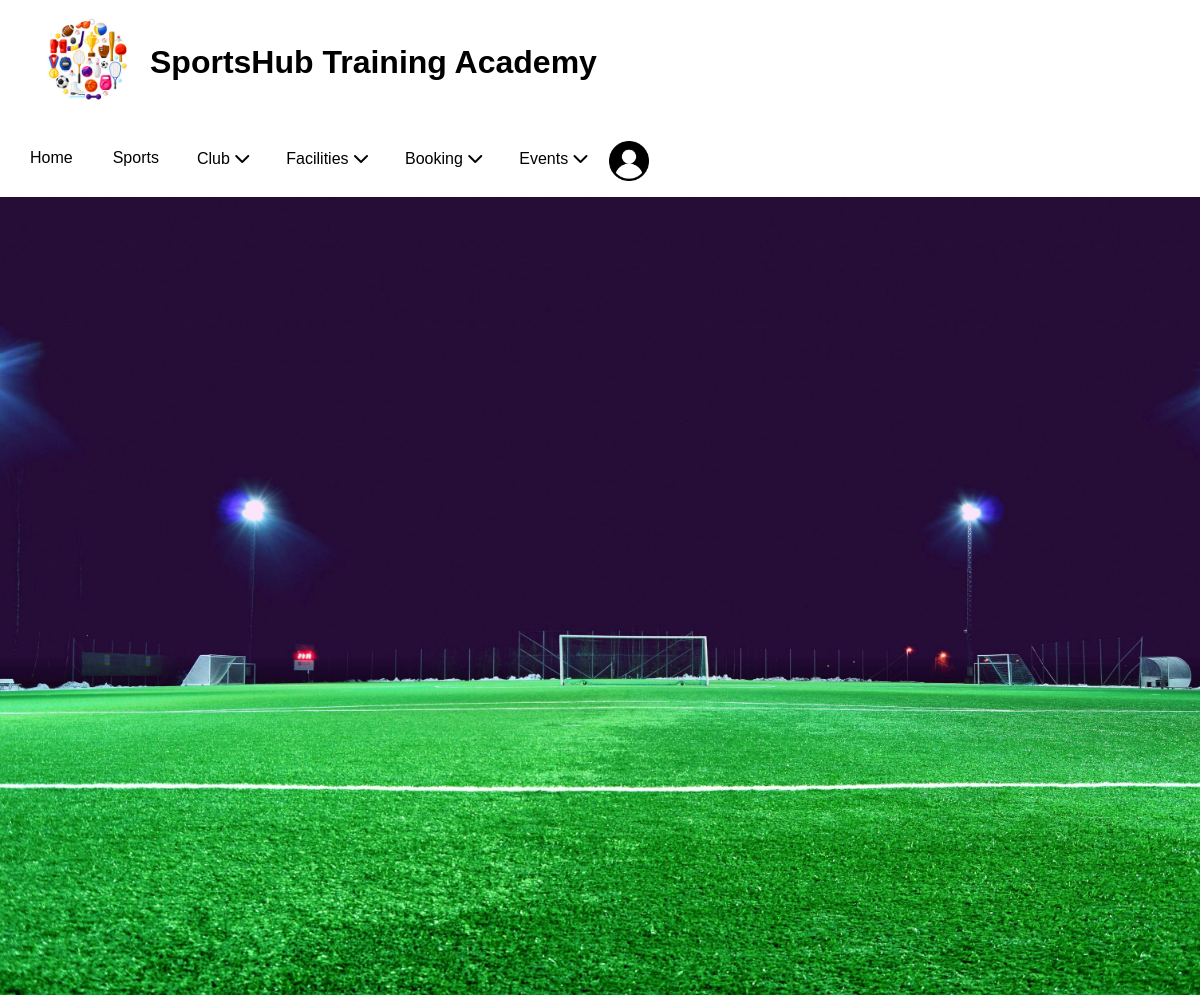
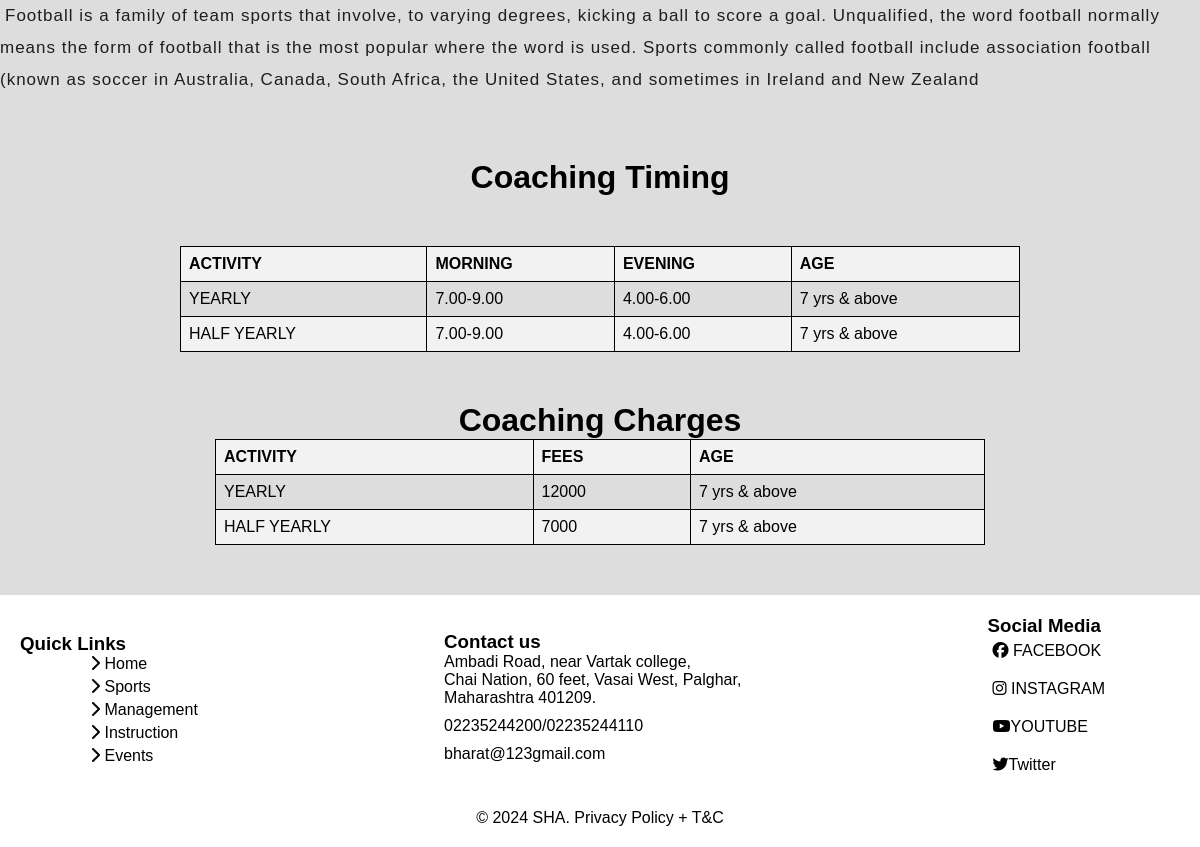
The page /sport/?page=football on the database its author committed (2 pictures, top to bottom).
### sports/models.py (models this page shows)
class Sport(models.Model):
    name = models.CharField(max_length = 100)
    image = models.ImageField(upload_to='sport_img',default='user.png',blank=True,null=True)
    description = models.CharField(max_length = 1000)

### sports/views.py (the view)
# urls.py: path('sport/', views.sports , name = 'sports'),
def sports(request):
    page = request.GET.get('page')
    if page is not None:
        sport = Sport.objects.filter(name = page).first()
        print(sport)
        print(page)
        return render(request, 'sports.html' , {'sport': sport , 'page': 1})
    else:
        sports = Sport.objects.all()
        return render(request, 'sports.html' , {'sports': sports , 'page': 0})

### templates/sports.html (shortened to what this page needs)
{% extends 'base.html' %}
{% load static %}
{% block content %}
  {% if page == 0 %}
  <div class="cr1">
{% for sport in sports %}
<div class="card">
  <img class="card-image" src="{{sport.image.url}}" alt="Cricket Image">
  <div class="card-content">
      <h2 class="card-title">{{sport.name}}</h2>
      <p class="card-description" style="margin-top: 20px;">{{sport.description}}</p><br>
      <a href="/sport/?page={{sport.name}}">Read more..</a>
  </div>
</div>
{% endfor %}
</div>
{% else %}
<img src="{{sport.image.url}}" alt="Your Image" style="background-size: 1180px 720px;">
<div class="infromation">
<h1 class="info" style="text-indent: 5px;">{{sport.description}}</h1>
</div>
<div class="co-info">
    <h1> Coaching Timing  </h1>
</div>
<div class="tab-info">
    <center><table>
        <thead>
          <tr>
            <th colspan="2">ACTIVITY</th>
            <th colspan="2">MORNING</th>
            <th colspan="2">EVENING</th>
            <th colspan="2">AGE</th>
          </tr>
        </thead>
        <tbody>
            <tr>
                <td colspan="2">YEARLY</td>
                <td colspan="2">7.00-9.00</td>
                <td colspan="2">4.00-6.00</td>
                <td colspan="2">7 yrs & above</td>
              </tr>
          <tr>
            <td colspan="2"> HALF YEARLY</td>
            <td colspan="2">7.00-9.00</td>
            <td colspan="2">4.00-6.00</td>
            <td colspan="2">7 yrs & above</td>
          </tr>
        </tbody>
      </table>
</div></center>
<div class="co-info">
    <h1> Coaching Charges </h1>
   <center> <table>
        <thead>
            <tr>
              <th colspan="2">ACTIVITY</th>
              <th colspan="2">FEES</th>
              <th colspan="2">AGE</th>
            </tr>
          </thead>
          <tbody>
            <tr>
                <td colspan="2">YEARLY</td>
                <td colspan="2"> 12000</td>
                <td colspan="2">7 yrs & above</td>
              </tr>
          <tr>
            <td colspan="2"> HALF YEARLY</td>
            <td colspan="2"> 7000</td>
            <td colspan="2">7 yrs & above</td>
          </tr>
        </tbody>
    </table>
</div></center>
{% endif %}
{% endblock %}

### static/style.css (style rules this page uses)
* { margin: 0; padding: 0; box-sizing: border-box; }
body { background-color: #ddd; min-height: 100vh; flex-direction: column; display: flex; font-family: 'Montserrat', sans-serif; }

### templates/sports.html (style rules this page uses)
.info { font-family: 'Montserrat', sans-serif; font-size: 17px; line-height: 32px; color: #1e1e1e; font-weight: 430; letter-spacing: 1px; margin-bottom: 13px; }
.co-info { font-family: 'Montserrat', sans-serif; text-align: center; margin: 50px; }
table { border-collapse: collapse; width: 70%; }
th, td { border: 1px solid black; padding: 8px; text-align: left; }
th { background-color: #f2f2f2; }
tr:nth-child(even) { background-color: #f2f2f2; }

### rows shown on the page
Sport: image (picture), description "Football is a family of team sports that involve, to varying degrees, kicking a ball to score a goal. Unqualified, the word football normally means the form of football that is the most popular where the word is used. Sports commonly called football include association football (known as soccer in Australia, Canada, South Africa, the United States, and sometimes in Ireland and New Zealand"
